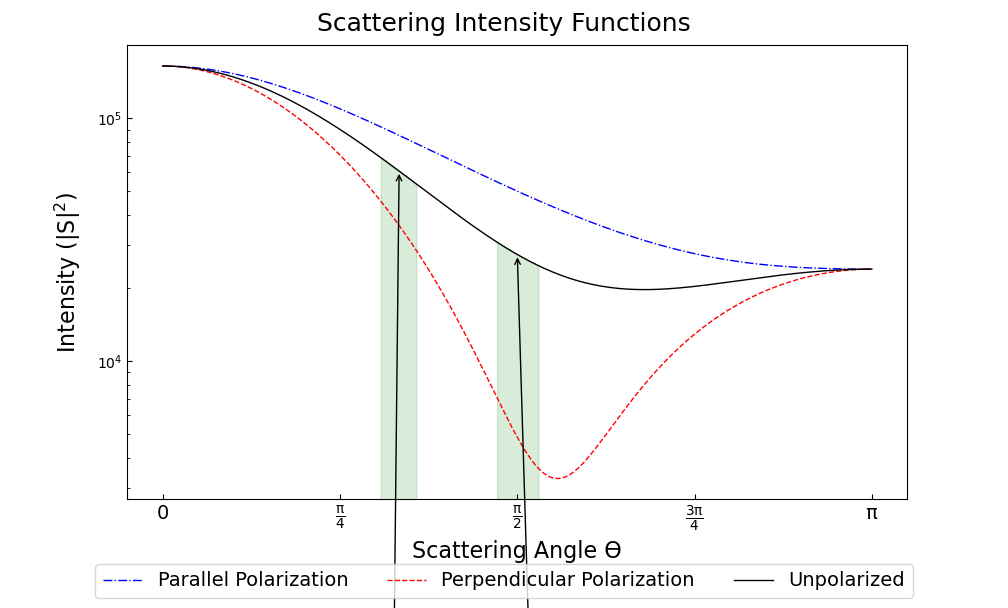

Write the Python code that produced this figure.
import numpy as np
import matplotlib.pyplot as plt
import PyMieScatt as ps
import sys
import os
import time
import glob
import imageio
import scipy.constants as cnt
from optparse import OptionParser
from scipy.integrate import trapz

"""
Recently, 
a colleague needed to know how much light a distribution of salt aerosol would scatter into two detectors, 
one at 60° and one at 90°. 
We modeled a lognormal distribution of NaCl particles based on laboratory measurements 
and then tried to figure out how much light we'd see at various angles.
"""

if __name__ == '__main__':
    argvs = sys.argv
    parser = OptionParser()
    parser.add_option("--dir", dest="dir", default="./")
    parser.add_option("--file", dest="file", default="plot_prop_mat.txt")
    parser.add_option("--freq", dest="freq", default=100.0, type="float")
    parser.add_option("--pxyz", dest="pxyz",
                      default=[0.0, 0.0, 0.0], type="float", nargs=3)
    opt, argc = parser.parse_args(argvs)
    print(opt, argc)

    # refractive index of NaCl
    m = 1.536

    # replace with the laser wavelength (nm)
    wavelength = 405

    # geometric mean diameter - replace with your own (nm)
    dp_g = 85

    # geometric standard deviation - replace with your own (unitless)
    sigma_g = 1.5

    # total number of particles - replace with your own (cm^-3)
    N = 1e5

    # Calculate optical properties
    B = ps.Mie_Lognormal(m, wavelength, sigma_g, dp_g, N,
                         returnDistribution=True)
    print(B)
    S = ps.SF_SD(m, wavelength, B[7], B[8])

    # Make graphs - lots of this is really unnecessary decoration for a pretty graph.
    plt.close('all')

    fig1 = plt.figure(figsize=(10.08, 6.08))
    ax1 = fig1.add_subplot(1, 1, 1)

    ax1.plot(S[0], S[1], 'b', ls='dashdot',
             lw=1, label="Parallel Polarization")
    ax1.plot(S[0], S[2], 'r', ls='dashed', lw=1,
             label="Perpendicular Polarization")
    ax1.plot(S[0], S[3], 'k', lw=1, label="Unpolarized")

    x_label = ["0", r"$\mathregular{\frac{\pi}{4}}$", r"$\mathregular{\frac{\pi}{2}}$",
               r"$\mathregular{\frac{3\pi}{4}}$", r"$\mathregular{\pi}$"]
    x_tick = [0, np.pi / 4, np.pi / 2, 3 * np.pi / 4, np.pi]
    ax1.set_xticks(x_tick)
    ax1.set_xticklabels(x_label, fontsize=14)
    ax1.tick_params(which='both', direction='in')
    ax1.set_xlabel("Scattering Angle ϴ", fontsize=16)
    ax1.set_ylabel(
        r"Intensity ($\mathregular{|S|^2}$)", fontsize=16, labelpad=10)
    handles, labels = ax1.get_legend_handles_labels()
    fig1.legend(handles, labels, fontsize=14, ncol=3, loc=8)

    fig1.suptitle("Scattering Intensity Functions", fontsize=18)
    fig1.show()
    plt.tight_layout(rect=[0.01, 0.05, 0.915, 0.95])

    # Highlight certain angles and compute integral
    sixty = [0.96 < x < 1.13 for x in S[0]]
    ninety = [1.48 < x < 1.67 for x in S[0]]
    ax1.fill_between(S[0], 0, S[3], where=sixty, color='g', alpha=0.15)
    ax1.fill_between(S[0], 0, S[3], where=ninety, color='g', alpha=0.15)
    ax1.set_yscale('log')

    int_sixty = trapz(S[3][110:130], S[0][110:130])
    int_ninety = trapz(S[3][169:191], S[0][169:191])

    # Annotate plot with integral results
    ax1.annotate("Integrated value = {i:1.3f}".format(i=int_sixty),
                 xy=(np.pi / 3, S[3][120]), xycoords='data',
                 xytext=(np.pi / 6, 0.8), textcoords='data',
                 arrowprops=dict(arrowstyle="->",
                                 connectionstyle="arc3"),
                 )
    ax1.annotate("Integrated value = {i:1.3f}".format(i=int_ninety),
                 xy=(np.pi / 2, S[3][180]), xycoords='data',
                 xytext=(2 * np.pi / 5, 2), textcoords='data',
                 arrowprops=dict(arrowstyle="->",
                                 connectionstyle="arc3"),
                 )
    plt.savefig("./mie_aerosol.png")
